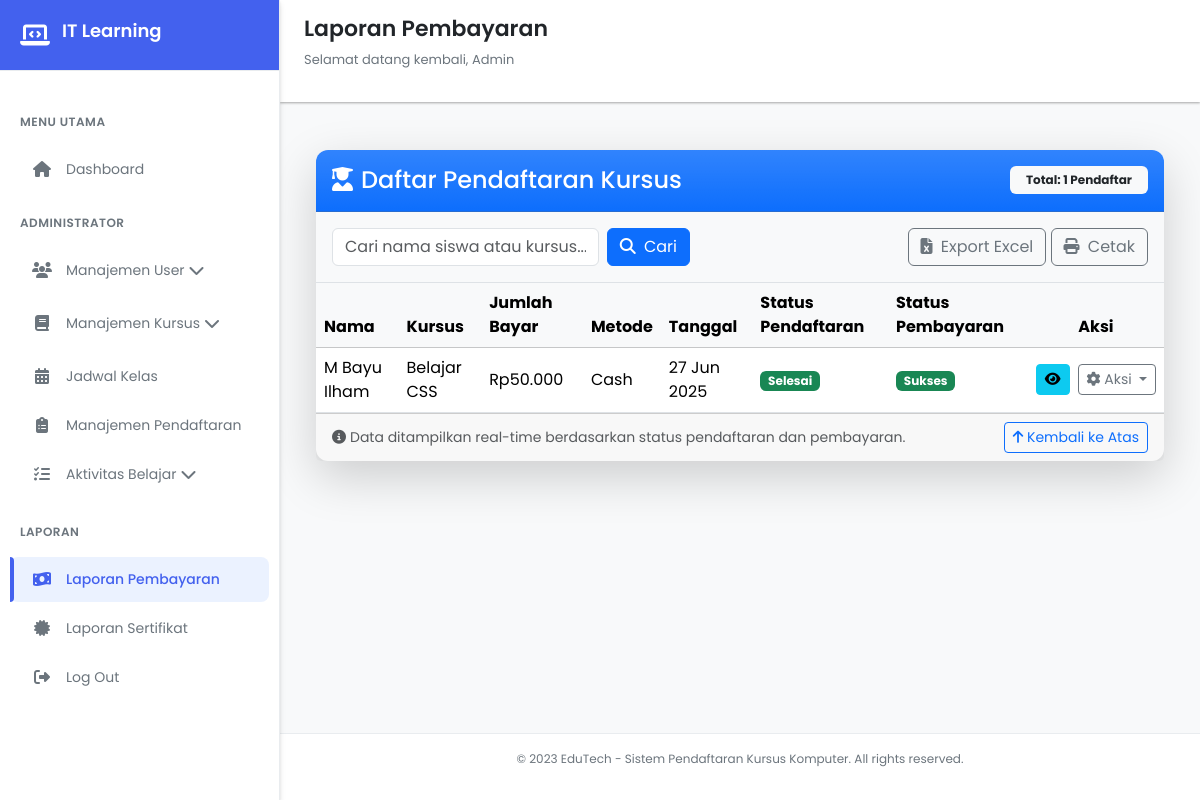
/views/dashboard/pembayaran/laporan_pembayaran.php (signed in), run on the app's committed database.
### tables this page shows
CREATE TABLE `enrollments` (
  `enrollment_id` int(11) NOT NULL,
  `student_id` int(11) DEFAULT NULL,
  `schedule_id` int(11) DEFAULT NULL,
  `tanggal_daftar` datetime DEFAULT NULL,
  `status_pendaftaran` enum('pending','diterima','ditolak','selesai','dibatalkan') DEFAULT NULL
);

CREATE TABLE `users` (
  `user_id` int(11) NOT NULL,
  `nama_lengkap` varchar(255) DEFAULT NULL,
  `email` varchar(255) DEFAULT NULL,
  `password_hash` varchar(255) DEFAULT NULL,
  `telepon` varchar(20) DEFAULT NULL,
  `alamat` text DEFAULT NULL,
  `tanggal_registrasi` datetime DEFAULT NULL,
  `last_login` datetime DEFAULT NULL,
  `role` enum('siswa','pengajar','admin') DEFAULT NULL
);

CREATE TABLE `courses` (
  `course_id` int(11) NOT NULL,
  `nama_kursus` varchar(255) DEFAULT NULL,
  `deskripsi` text DEFAULT NULL,
  `durasi_jam` int(11) DEFAULT NULL,
  `harga` decimal(10,2) DEFAULT NULL,
  `level` enum('Dasar','Menengah','Lanjut') DEFAULT NULL,
  `status_aktif` tinyint(1) DEFAULT NULL
);

CREATE TABLE `payments` (
  `payment_id` int(11) NOT NULL,
  `enrollment_id` int(11) DEFAULT NULL,
  `jumlah_pembayaran` decimal(10,2) DEFAULT NULL,
  `tanggal_pembayaran` datetime DEFAULT NULL,
  `metode_pembayaran` varchar(50) DEFAULT NULL,
  `status_pembayaran` enum('pending','sukses','gagal','dikembalikan') DEFAULT NULL,
  `kode_referensi_bank` varchar(100) DEFAULT NULL
);

### views/dashboard/pembayaran/laporan_pembayaran.php (the view, shortened to what this page needs)
<?php
include '../../../database/koneksi.php';
$search = isset($_GET['search']) ? mysqli_real_escape_string($conn, $_GET['search']) : '';
$query = "
  SELECT
    e.enrollment_id,
    u.nama_lengkap,
    c.nama_kursus,
    s.hari_pelaksanaan,
    s.tanggal_mulai,
    s.tanggal_selesai,
    e.tanggal_daftar,
    e.status_pendaftaran,
    p.payment_id,
    p.jumlah_pembayaran,
    p.tanggal_pembayaran,
    p.metode_pembayaran,
    p.status_pembayaran,
    p.kode_referensi_bank
  FROM enrollments e
  JOIN users u ON e.student_id = u.user_id
  JOIN schedules s ON e.schedule_id = s.schedule_id
  JOIN courses c ON s.course_id = c.course_id
  INNER JOIN payments p ON p.enrollment_id = e.enrollment_id
  WHERE u.nama_lengkap LIKE '%$search%'
     OR c.nama_kursus LIKE '%$search%'
  ORDER BY e.tanggal_daftar DESC
";
$result = mysqli_query($conn, $query);
?>
<!DOCTYPE html>
<html lang="id">
<head>
 <link href="https://cdn.jsdelivr.net/npm/bootstrap@5.3.3/dist/css/bootstrap.min.css" rel="stylesheet">
    <link rel="stylesheet" href="https://cdnjs.cloudflare.com/ajax/libs/font-awesome/6.4.0/css/all.min.css">
    <link rel="stylesheet" href="../../../css/dasboard.css">
</head>
<body>
    <div class="sidebar" id="sidebar">
        <div class="sidebar-header">
            <i class="fas fa-laptop-code"></i>
            <h2>IT Learning</h2>
        </div>
       <div class="sidebar-menu">
            <div class="menu-category">Menu Utama</div>
            <div class="menu-item " onclick="window.location.href='../dashboard.php'">
                <i class="fas fa-home"></i>
                <span>Dashboard</span>
             </div>
            <div class="menu-category">Administrator</div>
            <div class="menu-item" onclick="toggleDropdown('user-dropdown')">
                <i class="fas fa-users"></i>
                <span>Manajemen User</span>
                <i class="fas fa-chevron-down ml-auto" id="user-chevron"></i>
            </div>
            <div class="menu-item" onclick="toggleDropdown('course-dropdown')">
                <i class="fas fa-book"></i>
                <span>Manajemen Kursus</span>
                <i class="fas fa-chevron-down ml-auto" id="course-chevron"></i>
            </div>
            <div class="menu-item" onclick="window.location.href='../jadwal/jadwal.php'">
                <i class="fas fa-calendar-alt"></i>
                <span>Jadwal Kelas</span>
            </div>
             <div class="menu-item " onclick="window.location.href='../pendaftaran_kursus/pendaftaran.php'">
                <i class="fas fa-clipboard-list"></i>
                <span>Manajemen Pendaftaran</span>
            </div>
            <div class="menu-item" onclick="toggleDropdown('activity-dropdown')">
                <i class="fas fa-tasks"></i>
                <span>Aktivitas Belajar</span>
                <i class="fas fa-chevron-down ml-auto" id="activity-chevron"></i>
            </div>
            <div class="menu-category">Laporan</div>
            <div class="menu-item active" onclick="window.location.href='../pembayaran/laporan_pembayaran.php'">
                <i class="fas fa-money-bill-wave"></i>
                <span>Laporan Pembayaran</span>
            </div>
            <div class="menu-item" onclick="window.location.href='../sertifikat/sertifikat.php'">
                <i class="fas fa-certificate"></i>
                <span>Laporan Sertifikat</span>
            </div>
          <div class="menu-item" onclick="window.location.href='../../../php/logout.php'">
                <i class="fas fa-sign-out-alt"></i>
                <span>Log Out</span>
            </div>
       </div>
    </div>
    <div class="main-content" id="mainContent">
        <div class="header">
            <div class="header-title">
                <h1>Laporan Pembayaran</h1>
                <p>Selamat datang kembali, Admin</p>
            </div>
        </div>
<div class="content">
  <div class="container-fluid py-4">
    <div class="card shadow-lg border-0">
      <div class="card-header bg-gradient bg-primary text-white py-3 d-flex justify-content-between align-items-center">
        <h4 class="mb-0"><i class="fas fa-user-graduate me-2"></i>Daftar Pendaftaran Kursus</h4>
        <span class="badge bg-light text-dark px-3 py-2">Total: <?= mysqli_num_rows($result) ?> Pendaftar</span>
      </div>
      <div class="p-3 border-bottom bg-light">
        <form class="row g-2 align-items-center">
          <div class="col-md-4">
            <input type="text" class="form-control" placeholder="Cari nama siswa atau kursus..." name="search" value="<?= htmlspecialchars($search) ?>">
          </div>
          <div class="col-auto">
            <button type="submit" class="btn btn-primary"><i class="fas fa-search me-1"></i> Cari</button>
          </div>
          <div class="col-auto ms-auto">
            <a href="../../../php/pendaftaran_kursus/export_exce.php" class="btn btn-outline-secondary">
              <i class="fas fa-file-excel me-1"></i> Export Excel
            </a>
            <a href="../../../php/pendaftaran_kursus/cetak.php" target="_blank" class="btn btn-outline-secondary">
              <i class="fas fa-print me-1"></i> Cetak
            </a>
          </div>
        </form>
      </div>
      <div class="card-body p-0">
        <div class="table-responsive">
          <table class="table table-hover align-middle mb-0">
           <thead class="table-light">
  <tr>
    <th>Nama</th>
    <th>Kursus</th>
    <th>Jumlah Bayar</th>
    <th>Metode</th>
    <th>Tanggal</th>
    <th>Status Pendaftaran</th>
    <th>Status Pembayaran</th>
    <th class="text-center">Aksi</th>
  </tr>
</thead>
<tbody>
  <?php while ($row = mysqli_fetch_assoc($result)) : ?>
    <tr>
      <td><?= htmlspecialchars($row['nama_lengkap']) ?></td>
      <td><?= htmlspecialchars($row['nama_kursus']) ?></td>
      <td>Rp<?= number_format($row['jumlah_pembayaran'], 0, ',', '.') ?></td>
      <td><?= htmlspecialchars($row['metode_pembayaran']) ?></td>
      <td><?= date('d M Y', strtotime($row['tanggal_pembayaran'])) ?></td>
      <td>
  <span class="badge bg-<?=
    $row['status_pendaftaran'] == 'dibatalkan' ? 'danger' :
    ($row['status_pendaftaran'] == 'selesai' ? 'success' : 'success') ?>">
    <?= ucfirst($row['status_pendaftaran']) ?>
  </span>
</td>
      <td>
        <?php if (!empty($row['status_pembayaran'])): ?>
          <span class="badge bg-<?=
            $row['status_pembayaran'] == 'pending' ? 'warning' :
            ($row['status_pembayaran'] == 'sukses' ? 'success' :
            ($row['status_pembayaran'] == 'gagal' ? 'danger' : 'secondary')) ?>">
            <?= ucfirst($row['status_pembayaran']) ?>
          </span>
        <?php else: ?>
          <span class="text-muted">Belum bayar</span>
        <?php endif; ?>
      </td>
      <td class="text-center">
        <div class="d-flex align-items-center justify-content-center gap-1">
          <button class="btn btn-info btn-sm me-1" data-bs-toggle="modal" data-bs-target="#modalDetail<?= $row['payment_id'] ?>">
            <i class="fas fa-eye"></i>
          </button>
        <div class="dropdown">
  <button class="btn btn-outline-secondary btn-sm dropdown-toggle" data-bs-toggle="dropdown">
    <i class="fas fa-cog"></i> Aksi
  </button>
</div>
        </div>
      </td>
    </tr>
  <?php endwhile; ?>
</tbody>
          </table>
        </div>
      </div>
      <div class="card-footer text-muted d-flex justify-content-between align-items-center px-3">
        <small><i class="fas fa-info-circle me-1"></i>Data ditampilkan real-time berdasarkan status pendaftaran dan pembayaran.</small>
        <a href="#top" class="btn btn-sm btn-outline-primary"><i class="fas fa-arrow-up"></i> Kembali ke Atas</a>
      </div>
    </div>
  </div>
</div>
        <div class="footer">
            <p>© 2023 EduTech - Sistem Pendaftaran Kursus Komputer. All rights reserved.</p>
        </div>
    </div>
</body>
</html>

### css/dasboard.css (style rules this page uses)
:root { --primary: #4361ee; --primary-dark: #3a56d4; --primary-light: #ebf2ff; --secondary: #3f37c9; --accent: #4895ef; --success: #4cc9f0; --warning: #f8961e; --danger: #f72585; --light: #f8f9fa; --dark: #212529; --gray: #6c757d; --light-gray: #e9ecef; --white: #ffffff; --shadow-sm: 0 1px 3px rgba(0,0,0,0.12), 0 1px 2px rgba(0,0,0,0.24); --shadow-md: 0 4px 6px rgba(0,0,0,0.1), 0 1px 3px rgba(0,0,0,0.08); --shadow-lg: 0 10px 25px rgba(0,0,0,0.1), 0 5px 10px rgba(0,0,0,0.05); --radius-sm: 8px; --radius-md: 12px; --radius-lg: 16px; --transition: all 0.3s cubic-bezier(0.25, 0.8, 0.25, 1); }
.card { border-radius: 0.75rem; }
.card-header { border-radius: 0.75rem 0.75rem 0 0 !important; }
* { margin: 0; padding: 0; box-sizing: border-box; font-family: 'Poppins', sans-serif; }
body { display: flex; min-height: 100vh; background-color: var(--light); color: var(--dark); transition: var(--transition); }
.sidebar { width: 280px; background: var(--white); height: 100vh; position: fixed; transition: var(--transition); z-index: 1000; box-shadow: var(--shadow-md); border-right: 1px solid var(--light-gray); display: flex; flex-direction: column; }
.sidebar-header { padding: 20px; display: flex; align-items: center; border-bottom: 1px solid var(--light-gray); background: var(--primary); color: var(--white); }
.sidebar-header i { font-size: 24px; margin-right: 12px; color: var(--white); }
.sidebar-header h2 { font-size: 18px; font-weight: 600; }
.sidebar-menu { padding: 20px 0; flex: 1; overflow-y: auto; }
.menu-category { padding: 12px 20px; font-size: 12px; font-weight: 600; text-transform: uppercase; letter-spacing: 0.5px; color: var(--gray); margin-top: 10px; }
.menu-item { padding: 12px 20px; display: flex; align-items: center; cursor: pointer; transition: var(--transition); margin: 4px 10px; border-radius: var(--radius-sm); color: var(--gray); }
.menu-item.active { background-color: var(--primary-light); color: var(--primary); font-weight: 500; position: relative; }
.menu-item.active::before { content: ''; position: absolute; left: 0; top: 0; height: 100%; width: 4px; background-color: var(--primary); border-radius: 0 var(--radius-sm) var(--radius-sm) 0; }
.menu-item i { width: 24px; margin-right: 12px; font-size: 16px; text-align: center; }
.menu-item span { font-size: 14px; }
.main-content { flex: 1; margin-left: 280px; transition: var(--transition); min-height: 100vh; display: flex; flex-direction: column; }
.header { display: flex; justify-content: space-between; align-items: center; padding: 16px 24px; background-color: var(--white); box-shadow: var(--shadow-sm); z-index: 100; position: sticky; top: 0; }
.header-title h1 { color: var(--dark); font-size: 22px; font-weight: 600; }
.header-title p { font-size: 13px; color: var(--gray); margin-top: 2px; }
.content { flex: 1; padding: 24px; background-color: var(--light); }
.footer { text-align: center; padding: 16px; font-size: 12px; color: var(--gray); border-top: 1px solid var(--light-gray); background-color: var(--white); }

### data on the page
enrollments: users.nama_lengkap "M Bayu Ilham", courses.nama_kursus "Belajar CSS", payments.jumlah_pembayaran "50.000", payments.metode_pembayaran "Cash", payments.tanggal_pembayaran "27 Jun 2025", status_pendaftaran "Selesai", payments.status_pembayaran "Sukses"

### other printed values
mysqli_num_rows($result) "1"
